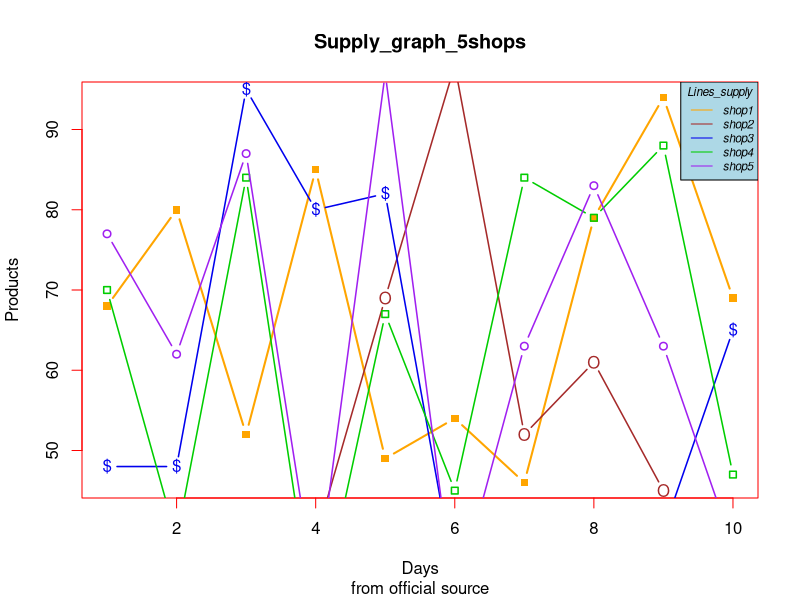
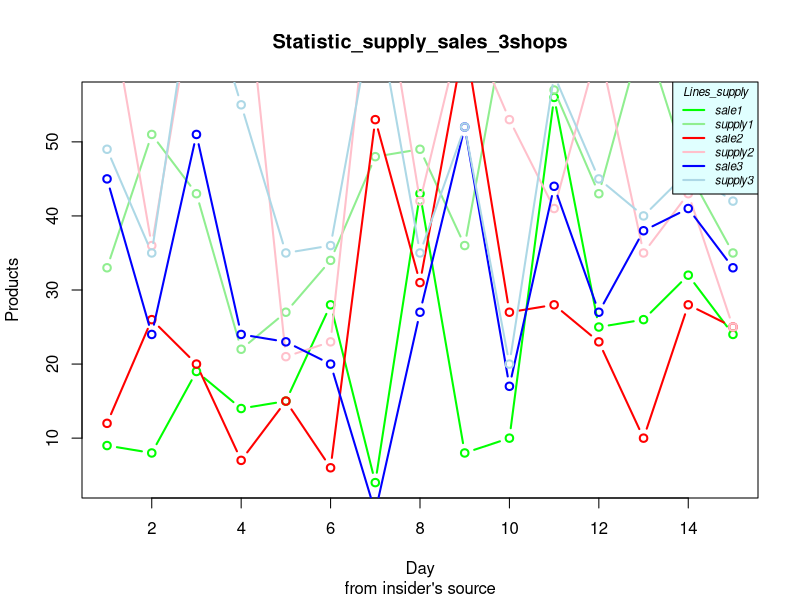

R code for these plots, in order:
# № 1
options(device="windows")
generate.supply <- function(n=30, min=20, max=100){
  return (sample(x = min:max, size = n, replace=TRUE))
}
# № 2
# plot(generate.supply(),
#      fg = "yellow",
#      col="blue",
#      cex=2,
#      pch=23,
#      bg="grey",
#      type="b",
#      lwd=2,
#      main="Supply_graph_1",
#      xlab = "Days",
#      ylab = "Products",
#      sub = "from official source")

# plot(generate.supply(),
#      fg = "pink",
#      col="green",
#      pch=8,
#      type="h",
#      lwd=5,
#      main="Supply_graph_2",
#      xlab = "Days",
#      ylab = "Products",
#      sub = "from official source")

# № 3

# shop1 <- generate.supply(n=20)
# shop2 <- generate.supply(n=20)

# plot(shop1,
#      fg = "pink",
#      col="red",
#      pch=8,
#      type="b",
#      lwd=2,
#      main="Supply_graph_2shops",
#      xlab = "Days",
#      ylab = "Products",
#      sub = "from official source")
#
# lines(shop2, pch=17, col="forestgreen", type="b", lwd=2, cex=1.5)
#
# legend(1, 95, legend=c("shop1", "shop2"),
#        col=c("red", "forestgreen"), lty=1:1, cex=0.8,
#        title="Lines_supply", text.font=4, bg='lightblue')

# shop1 <- generate.supply(n=20)
# shop2 <- generate.supply(n=20)

# plot(shop1,
#      fg = "black",
#      col="blue",
#      type="S",
#      lwd=2,
#      main="Supply_graph_2shops",
#      xlab = "Days",
#      ylab = "Products",
#      sub = "from official source")
#
# lines(shop2, col="grey", type="S", lwd=2)
#
# legend("top", legend=c("shop1", "shop2"),
#        col=c("blue", "grey"), lty=1:1, cex=0.8,
#        title="Lines_supply", text.font=4, bg='lightblue')

# № 4
# shop1 <- generate.supply(n=10)
# shop2 <- generate.supply(n=10)
# shop3 <- generate.supply(n=10)
# shop4 <- generate.supply(n=10)
# shop5 <- generate.supply(n=10)
#
# plot(shop1,
#      fg = "black",
#      col="yellow",
#      type="b",
#      lwd=2,
#      pch=15,
#      main="Supply_graph_5shops",
#      xlab = "Days",
#      ylab = "Products",
#      sub = "from official source")
#
# lines(shop2,
#       col="red",
#       type="b",
#       pch="*",
#       lwd=1.5)
#
# lines(shop3,
#       col="blue2",
#       type="b",
#       pch="$",
#       lwd=1.5)
#
# lines(shop4,
#       col="forestgreen",
#       type="b",
#       pch=23,
#       lwd=1.5)
#
# lines(shop5,
#       col="purple",
#       type="b",
#       lwd=1.5)
#
# legend("topright", legend=c("shop1", "shop2", "shop3", "shop4", "shop5"),
#        col=c("yellow", "red", "blue2", "forestgreen", "purple"), lty=1, cex=0.7,
#        title="Lines_supply", text.font=3, bg='lightgrey')



shop1 <- generate.supply(n=10)
shop2 <- generate.supply(n=10)
shop3 <- generate.supply(n=10)
shop4 <- generate.supply(n=10)
shop5 <- generate.supply(n=10)

plot(shop1,
     fg = "red",
     col="orange",
     type="b",
     lwd=2,
     pch=15,
     main="Supply_graph_5shops",
     xlab = "Days",
     ylab = "Products",
     sub = "from official source")

lines(shop2,
      col="brown",
      type="b",
      pch="O",
      lwd=1.5)

lines(shop3,
      col="blue2",
      type="b",
      pch="$",
      lwd=1.5)

lines(shop4,
      col="green3",
      type="b",
      pch=22,
      lwd=1.5)

lines(shop5,
      col="purple",
      type="b",
      lwd=1.5)

legend("topright", legend=c("shop1", "shop2", "shop3", "shop4", "shop5"),
       col=c("orange", "brown", "blue2", "green3", "purple"), lty=1, cex=0.7,
       title="Lines_supply", text.font=3, bg='lightblue')

# № 5

# plot(c(1:5),
#      c(sum(shop1),sum(shop2),sum(shop3),sum(shop4),sum(shop5)),
#      fg = "red",
#      col=c("orange", "brown", "blue2", "green3", "purple"),
#      type="h",
#      lwd=2,
#      pch=15,
#      main="Supply_graph_sum_5shops",
#      xlab = "Shops",
#      ylab = "Products",
#      sub = "from insider's source")
#
# legend("topright", legend=c("shop1", "shop2", "shop3", "shop4", "shop5"),
#        col=c("orange", "brown", "blue2", "green3", "purple"), lty=1, cex=0.7,
#        title="Lines_supply", text.font=3, bg='lightblue')

# № 6
generate.sale <- function(sup){
  sale <- c()
  for (elem in sup){
    sale <- c(sale, sample(0:elem, size=1))
  }
  return (sale)
}

# № 7
# shop <- generate.supply(n=10, max=60, min=25)
# sale <- generate.sale(shop)
#
# plot(sale,
#      type = "h",
#      lwd = 7,
#      col = "red",
#      main="Supply_graph_sum_5shops",
#      xlab = "Day",
#      ylab = "Products",
#      sub = "from insider's source")
#
# lines(shop,
#       lwd = 4,
#       type = "h",
#       col = "green",)
#
# legend("topright", legend=c("sales", "supply"),
#        col=c("red", "green"), lty=1, cex=0.7,
#        title="Lines_supply", text.font=3, bg='lightblue')


# № 8
shop1 <- generate.supply(n=15, max=80, min=20)
sale1 <- generate.sale(shop1)
shop2 <- generate.supply(n=15, max=80, min=20)
sale2 <- generate.sale(shop2)
shop3 <- generate.supply(n=15, max=80, min=20)
sale3 <- generate.sale(shop3)

# dev.new()
plot(sale1,
     type = "b",
     lwd = 2,
     col = "green",
     main="Statistic_supply_sales_3shops",
     xlab = "Day",
     ylab = "Products",
     sub = "from insider's source")

lines(shop1,
      lwd = 2,
      type = "b",
      col = "lightgreen",)

lines(sale2,
      lwd = 2,
      type = "b",
      col = "red",)
lines(shop2,
      lwd = 2,
      type = "b",
      col = "pink",)

lines(sale3,
      lwd = 2,
      type = "b",
      col = "blue",)

lines(shop3,
      lwd = 2,
      type = "b",
      col = "lightblue",)

legend("topright", legend=c("sale1", "supply1", "sale2", "supply2", "sale3", "supply3"),
       col=c("green", "lightgreen", "red", "pink", "blue", "lightblue"), lty=1, cex=0.7, lwd = 2,
       title="Lines_supply", text.font=3, bg='lightcyan')

# № 9
# means <- cbind(shop1-sale1, shop2-sale2, shop3-sale3)
# means
# dev.new()
# barplot(t(means), beside = FALSE,
#         col = topo.colors(3),
#         main="Statistic_supply_sales_3shops",
#         xlab = "Day",
#         ylab = "Products",
#         sub = "from insider's source",
#         width = 0.8)
#
# axis(side=1, at=c(0:14))
#
# legend("topright", legend=c("n-sale1", "n-sale2", "n-sale3"),
#        col= topo.colors(3), lty=1, cex=0.9, lwd = 2,
#        title="Lines_supply", text.font=3, bg='lightcyan')
